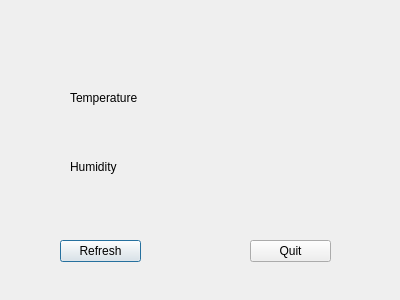
<?xml version="1.0" encoding="UTF-8"?>
<ui version="4.0">
 <class>Dialog</class>
 <widget class="QDialog" name="Dialog">
  <property name="geometry">
   <rect>
    <x>0</x>
    <y>0</y>
    <width>400</width>
    <height>300</height>
   </rect>
  </property>
  <property name="windowTitle">
   <string>Dialog</string>
  </property>
  <widget class="QPushButton" name="pushButton">
   <property name="geometry">
    <rect>
     <x>60</x>
     <y>240</y>
     <width>81</width>
     <height>22</height>
    </rect>
   </property>
   <property name="text">
    <string>Refresh</string>
   </property>
  </widget>
  <widget class="QPushButton" name="pushButton_3">
   <property name="geometry">
    <rect>
     <x>250</x>
     <y>240</y>
     <width>81</width>
     <height>22</height>
    </rect>
   </property>
   <property name="text">
    <string>Quit</string>
   </property>
  </widget>
  <widget class="QLabel" name="label">
   <property name="geometry">
    <rect>
     <x>70</x>
     <y>90</y>
     <width>91</width>
     <height>16</height>
    </rect>
   </property>
   <property name="text">
    <string>Temperature</string>
   </property>
  </widget>
  <widget class="QLabel" name="label_2">
   <property name="geometry">
    <rect>
     <x>70</x>
     <y>160</y>
     <width>59</width>
     <height>14</height>
    </rect>
   </property>
   <property name="text">
    <string>Humidity</string>
   </property>
  </widget>
  <widget class="QLabel" name="label_3">
   <property name="geometry">
    <rect>
     <x>250</x>
     <y>90</y>
     <width>59</width>
     <height>14</height>
    </rect>
   </property>
   <property name="text">
    <string/>
   </property>
  </widget>
  <widget class="QLabel" name="label_4">
   <property name="geometry">
    <rect>
     <x>250</x>
     <y>160</y>
     <width>59</width>
     <height>14</height>
    </rect>
   </property>
   <property name="text">
    <string/>
   </property>
  </widget>
 </widget>
 <resources/>
 <connections/>
</ui>
